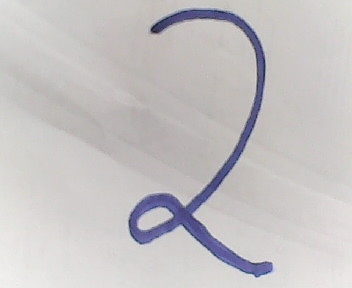
#> input picture project/2.jpg, 352 x 288 px, found by its file name
$ jupyter execute --allow-errors LFC-BNN_MNIST_Webcam.ipynb   (older library calls are emulated)
#> lines starting #> are read from the running program, lines starting #| are printed output that depends on the picture
# BNN on Pynq

This notebook covers how to use Binary Neural Networks on Pynq.
It shows an example of handwritten digit recognition using a binarized neural network composed of 4 fully connected layers with 1024 neurons each, trained on the MNIST dataset of handwritten digits.
In order to reproduce this notebook, you will need an external USB Camera connected to the PYNQ Board.

## 1. Import the package

#> (a cell that did not finish here is left out)

## 2. Checking available parameters

By default the following trained parameters are available for LFC network using 1 bit for weights and 1 threshold for activation:

#> (a cell that did not finish here is left out)

Two sets of weights are available for the LFCW1A1 network, the MNIST and one for character recognition (NIST).

## 3. Instantiate the classifier

Creating a classifier will automatically download the correct bitstream onto the device and load the weights trained on the specified dataset. This example works with the LFCW1A1 for inferring MNIST handwritten digits.
Passing a runtime attribute will allow to choose between hardware accelerated or pure software inference.

#> (a cell that did not finish here is left out)

#> (a cell that did not finish here is left out)

## 4. Load the image from the camera
The image is captured from the external USB camera and stored locally. The image is then enhanced in contract and brightness to remove background noise.
The resulting image should show the digit on a white background:

[cell 5]
import cv2
from PIL import Image as PIL_Image
from PIL import ImageEnhance
from PIL import ImageOps


#original captured image
orig_img_path = '/home/xilinx/jupyter_notebooks/numerical_recognition/2.jpg'
img = PIL_Image.open(orig_img_path).convert("L")
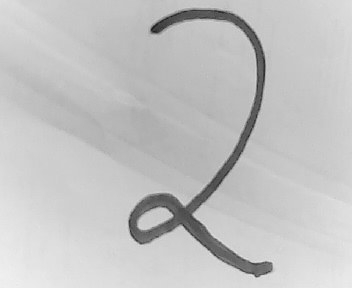
#> img: PIL image 352x288 L; min 27, max 240, mean 194.8
#Image enhancement
contr = ImageEnhance.Contrast(img)
img = contr.enhance(3)
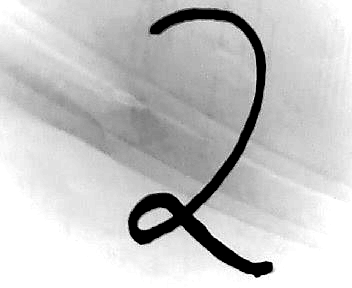
#> img: PIL image 352x288 L; min 0, max 255, mean 197.6
bright = ImageEnhance.Brightness(img)
img = bright.enhance(4.0)
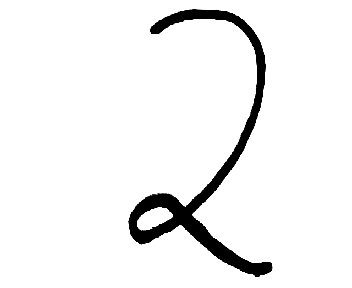
#> img: PIL image 352x288 L; min 0, max 255, mean 240.7

#img = img.rotate(180)
#Adding a border for future cropping
img = ImageOps.expand(img,border=80,fill='white')
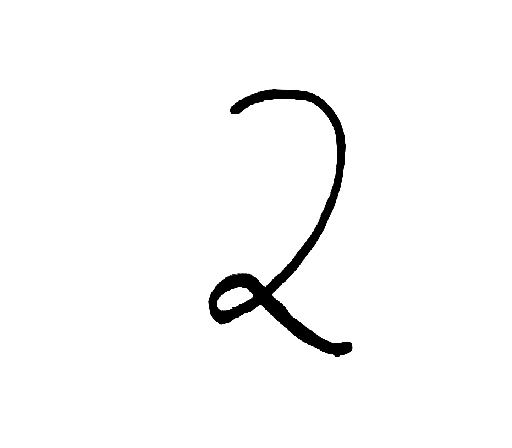
#> img: PIL image 512x448 L; min 0, max 255, mean 248.7
img

## 5. Crop and scale the image
The center of mass of the image is evaluated to properly crop the image and extract the written digit only.

[cell 6]
from PIL import Image as PIL_Image
import numpy as np
import math
from scipy import misc

#Find bounding box
inverted = ImageOps.invert(img)
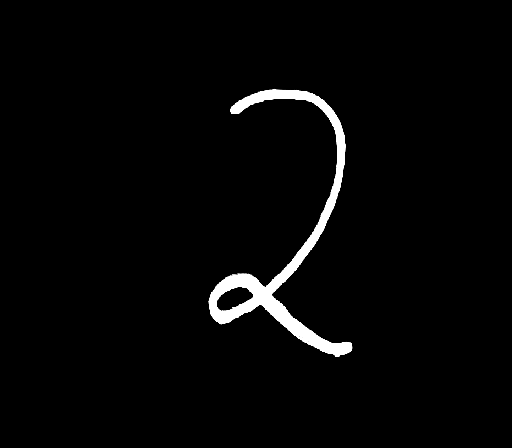
#> inverted: PIL image 512x448 L; min 0, max 255, mean 6.3
box = inverted.getbbox()
#> box = (208, 88, 353, 357)
img_new = img.crop(box)
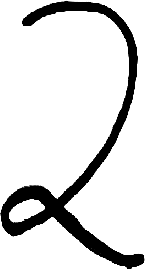
#> img_new: PIL image 145x269 L; min 0, max 255, mean 217.8
width, height = img_new.size
#> width = 145; height = 269
ratio = min((28./height), (28./width))
#> ratio = 0.104
background = PIL_Image.new('RGB', (28,28), (255,255,255))
#> background: PIL image 28x28 RGB; every value is 255
if(height == width):
    print("height = width")
    img_new = img_new.resize((28,28))
elif(height>width):
    print("height > width")
    img_new = img_new.resize((int(width*ratio),28))
    background.paste(img_new, (int((28-img_new.size[0])/2),int((28-img_new.size[1])/2)))
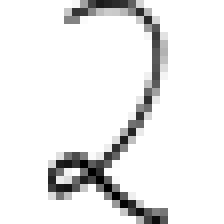
#> background: PIL image 28x28 RGB (shown 8 times larger); min 0, max 255, mean 234.2
else:
    print("height < width")
    img_new = img_new.resize((28, int(height*ratio)))
    background.paste(img_new, (int((28-img_new.size[0])/2),int((28-img_new.size[1])/2)))

background
img_data=np.asarray(background)
img_data = img_data[:,:,0]
misc.imsave('/home/xilinx/img_webcam_mnist.png', img_data)
img_new

## 6. Convert to BNN input format
The image is resized to comply with the MNIST standard. The image is resized at 28x28 pixels and the colors inverted.

[cell 7]
from array import *
from PIL import Image as PIL_Image
from PIL import ImageOps
img_load = PIL_Image.open('/home/xilinx/img_webcam_mnist.png').convert("L")
# Convert to BNN input format
# The image is resized to comply with the MNIST standard. The image is resized at 28x28 pixels and the colors inverted.

#Resize the image and invert it (white on black)
smallimg = ImageOps.invert(img_load)
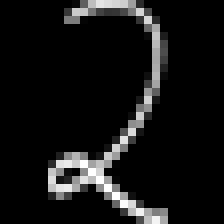
#> smallimg: PIL image 28x28 L (shown 8 times larger); min 0, max 255, mean 20.8
smallimg = smallimg.rotate(0)

data_image = array('B')

pixel = smallimg.load()

# pixel = img_new.load()  # 如果图片不需要处理，本来就是BNN格式
for x in range(0,28):
    for y in range(0,28):
        if(pixel[y,x] == 255):
            data_image.append(255)
        else:
            data_image.append(1)

# Setting up the header of the MNIST format file - Required as the hardware is designed for MNIST dataset
hexval = "{0:#0{1}x}".format(1,6)
header = array('B')
header.extend([0,0,8,1,0,0])
header.append(int('0x'+hexval[2:][:2],16))
header.append(int('0x'+hexval[2:][2:],16))
header.extend([0,0,0,28,0,0,0,28])
header[3] = 3 # Changing MSB for image data (0x00000803)
data_image = header + data_image
output_file = open('/home/xilinx/img_webcam_mnist_processed', 'wb')
data_image.tofile(output_file)
output_file.close()
#> (the rest of this cell did not finish here and is left out)

$ run again, with project/8.jpg copied over project/2.jpg
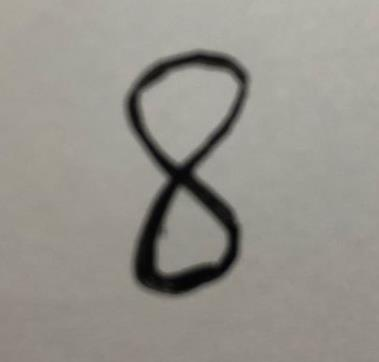
#> input picture project/8.jpg, 379 x 362 px, found by its file name
#> `inverted = ImageOps.invert(img)`:
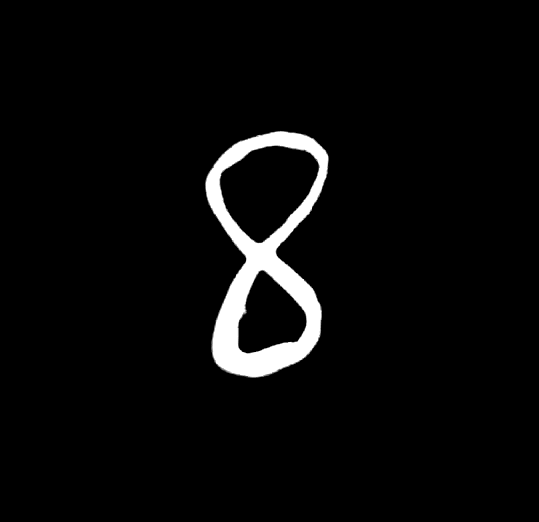
#> inverted: PIL image 539x522 L; min 0, max 255, mean 9.7
#> box = (204, 130, 329, 378)
#> `smallimg = ImageOps.invert(img_load)`:
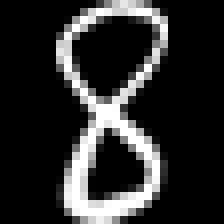
#> smallimg: PIL image 28x28 L (shown 8 times larger); min 0, max 255, mean 44.5
